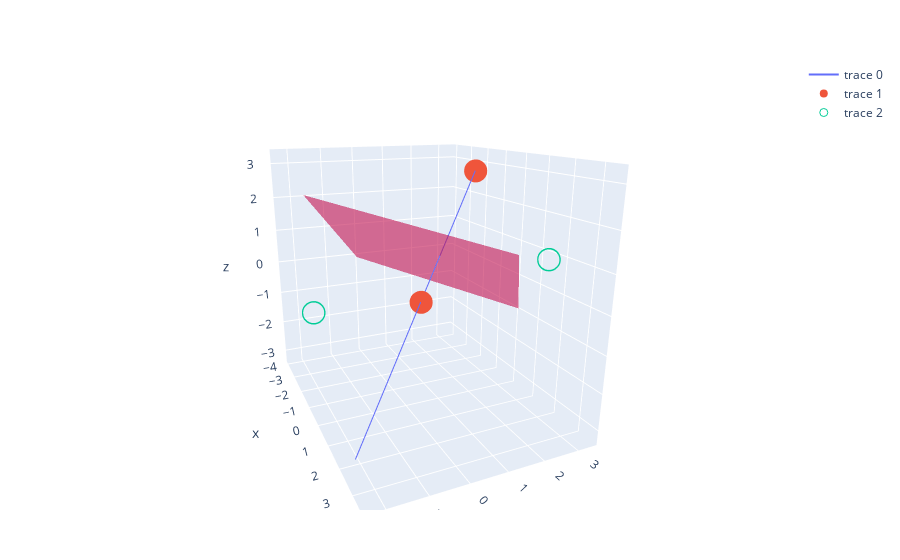

Notebook code cell kept with this figure:
### Markdown cell above
## 1. Plotting Lines and Points

### Code cell
x1 = point(1,0,0)
x2 = point(0,2,3)
p  = point(2,3,1)
q  = point(-2,-2,-1)
p_q = p ∧ q

l = line(x1,x2)

p1 = plotpoint([x1,x2])
p2 = plotline(l,4,anchor=x1)

p3 = plotpointpair(p_q)

n = (getblades(x2) - getblades(x1))
n = n / norm(n)
Π = plane(n, norm(getblades(x1)))
p4 = plotplane(Π, 4)

plot([p2,p1, p3, p4])

### Figure 1 — Plotly figure (JSON) as saved in the notebook; plotly's stock layout.template omitted (floating-point values rounded to 4 significant figures)
{"data": [{"mode": "lines", "type": "scatter3d", "x": [-0.06904, 2.069], "y": [2.138, -2.138], "z": [3.207, -3.207]}, {"mode": "markers", "type": "scatter3d", "x": [1, 0], "y": [0, 2], "z": [0, 3]}, {"marker": {"symbol": "circle-open"}, "mode": "markers", "type": "scatter3d", "x": [-2.0, 2], "y": [-2.0, 3.0], "z": [-1.0, 1]}, {"color": "rgba(244,22,100,0.6)", "type": "mesh3d", "x": [3.447, 0.3042, 0.5899, -3.982, -0.8387, -1.124], "y": [1.106, 3.392, -1.18, -0.03691, -2.323, 2.249], "z": [1.659, -0.9125, 2.23, -0.05536, 2.516, -0.6268]}], "layout": {"autosize": true, "margin": {"b": 50, "l": 50, "r": 50, "t": 60}, "scene": {"aspectmode": "auto", "aspectratio": {"x": 1.146, "y": 0.8816, "z": 0.9896}, "camera": {"center": {"x": 0, "y": 0, "z": 0}, "eye": {"x": 1.851, "y": -0.829, "z": 0.6498}, "projection": {"type": "perspective"}, "up": {"x": 0, "y": 0, "z": 1}}}}}
